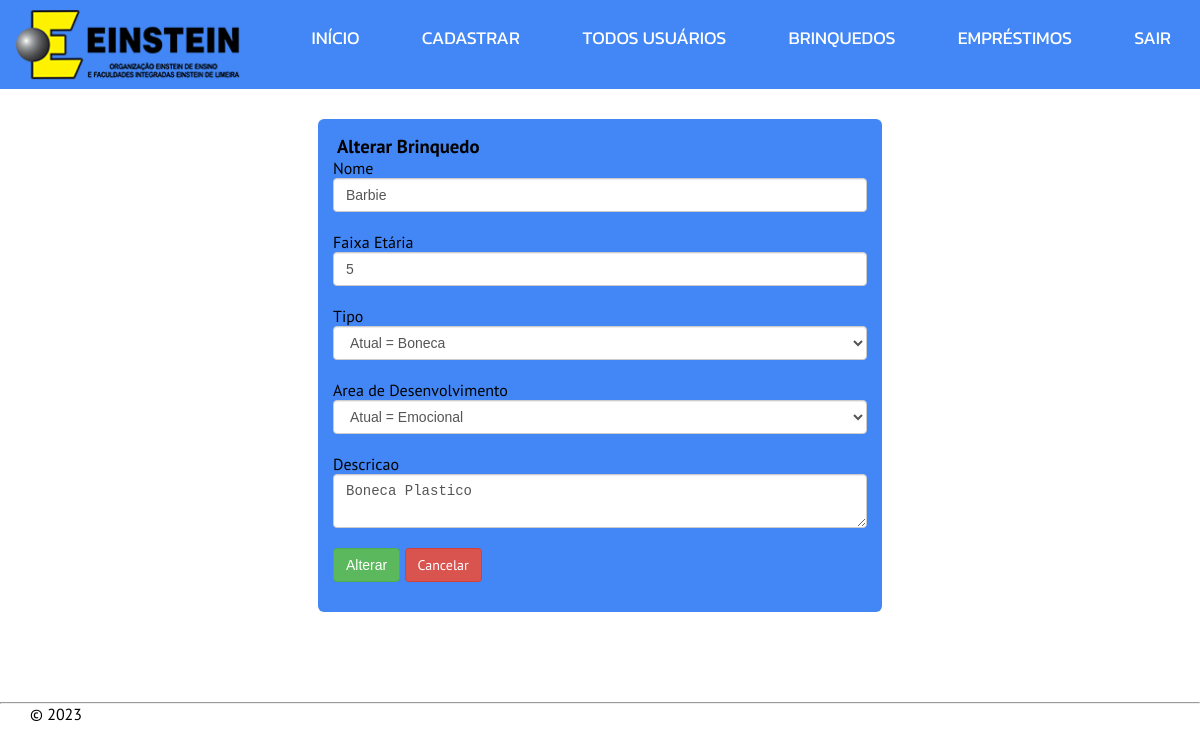
Screenshot of /Login/edit_brinquedo.php?id=1 (signed in) with the database file from the repository.
### tables this page shows
CREATE TABLE IF NOT EXISTS `Brinquedo` (
  `id_brinquedo` INT NOT NULL AUTO_INCREMENT,
  `nome` VARCHAR(50) NULL,
  `descricao` VARCHAR(50) NULL,
  `faixaEtaria` VARCHAR(50) NULL,
  `fk_areaDesenvolvimento` INT NOT NULL,
  `fk_tipo` INT NOT NULL,
  PRIMARY KEY (`id_brinquedo`),
  INDEX `fk_Brinquedo_AreaDesenvolvimento_idx` (`fk_areaDesenvolvimento` ASC),
  INDEX `fk_Brinquedo_Tipo_idx` (`fk_tipo` ASC) ,
  CONSTRAINT `fk_Brinquedo_AreaDesenvolvimento`
    FOREIGN KEY (`fk_areaDesenvolvimento`)
    REFERENCES `AreaDesenvolvimento` (`id_areaDesenvolvimento`),
  CONSTRAINT `fk_Brinquedo_Tipo`
    FOREIGN KEY (`fk_tipo`)
    REFERENCES `Tipo` (`id_tipo`));

### Login/edit_brinquedo.php (the view, shortened to what this page needs)
<?php
require_once 'code/conexao.php';
require_once 'header.php';
?>
<div class="container">
	<?php
	$id = isset($_GET['id']) ? (int) $_GET['id'] : 0;
	$sql = "SELECT * FROM Brinquedo WHERE id_brinquedo={$id}";
	$result = $mysqli->query($sql);
	$row = $result->fetch_assoc();
    $queryBrinquedo = "SELECT B.id_brinquedo, B.nome, B.descricao, B.faixaEtaria, T.id_tipo, T.descricao
    AS 'Tipo_descricao', A.id_areaDesenvolvimento, A.descricao AS 'areaDesenvolvimento_descricao' FROM Brinquedo AS B
	INNER JOIN Tipo AS T on B.fk_tipo = T.id_tipo
	INNER JOIN AreaDesenvolvimento AS A on B.fk_areaDesenvolvimento = A.id_areaDesenvolvimento
	WHERE B.id_brinquedo = $id";
	$resultBrinquedo = $mysqli->query($queryBrinquedo);
	$rowBrinquedo = $resultBrinquedo->fetch_assoc();
	$tipoDescricao = $rowBrinquedo['Tipo_descricao'];
	$areaDescricao = $rowBrinquedo['areaDesenvolvimento_descricao'];
	?>
	<div class="row">
	<div class="col-md-6 col-md-offset-3">
		<div class="box">
			<h3><i class="glyphicon glyphicon-plus"></i>&nbsp;Alterar Brinquedo</h3>
			<form action="" method="POST">
				<label for="nome">Nome</label>
				<input type="text" id="nome"  name="nome" value="<?php echo $row['nome']; ?>" class="form-control"><br>
				<label for="faixaEtaria">Faixa Etária</label>
				<input type="text" name="faixaEtaria" id="faixaEtaria" value="<?php echo $row['faixaEtaria']; ?>" class="form-control"><br>
                <label for="fk_tipo">Tipo</label>
				<select name="fk_tipo" id="fk_tipo" class="form-control">
					<?php
					echo "<option value='" . $rowBrinquedo['id_tipo'] . "'>" . " Atual = " . $tipoDescricao . "</option>";
					?>
				</select>
				<br>
				<label for="fk_areaDesenvolvimento">Area de Desenvolvimento</label>
				<select name="fk_areaDesenvolvimento" id="fk_areaDesenvolvimento" class="form-control">
					<?php
					echo "<option value='" . $rowBrinquedo['id_areaDesenvolvimento'] . "'>" . " Atual = " . $areaDescricao . "</option>";
					?>
				</select>
                <br>
                <label for="descricao">Descricao</label>
				<textarea name="descricao" id="descricao" class="form-control"><?php echo $rowBrinquedo['descricao']; ?></textarea><br>
				<input type="submit" name="update" class="btn btn-success" value="Alterar">
				<a href="index.php" class="btn btn-danger">Cancelar</a>
			</form>
		</div>
	</div>
</div>
</div>
<?php
 require_once 'code/footer.php';

### Login/code/header.css (style rules this page uses)
* { padding: 0; margin: 0; box-sizing: border-box; }
body { font-family: 'PT Sans', sans-serif; }
.container { padding-right:15px; padding-left:15px; margin-right:auto; margin-left:auto }
@media (min-width:768px) { .container { width:750px } }
@media (min-width:992px) { .container { width:970px } }
@media (min-width:1200px) { .container { width:1170px } }
.row { padding-top:30px; padding-bottom:30px; margin-bottom:30px; color:inherit; background-color:transparent; }
.container .row,.container-fluid .row { padding-right:18rem; padding-left:18rem; border-radius:6px }
.box { padding-top:15px; padding-bottom:30px; margin-bottom:30px; color:inherit; background-color:#4287f5; }
.container .box,.container-fluid .box { padding-right:15px; padding-left:15px; border-radius:6px }
.form-control { display:block; width:100%; height:34px; padding:6px 12px; font-size:14px; line-height:1.42857143; color:#555; background-color:#fff; background-image:none; border:1px solid #ccc; border-radius:4px; -webkit-box-shadow:inset 0 1px 1px rgba(0,0,0,.075); box-shadow:inset 0 1px 1px rgba(0,0,0,.075); -webkit-transition:border-color ease-in-out .15s,-webkit-box-shadow ease-in-out .15s; -o-transition:border-color ease-in-out .15s,box-shadow ease-in-out .15s; transition:border-color ease-in-out .15s,box-shadow ease-in-out .15s }
textarea.form-control { height:auto }
.btn { display:inline-block; padding:6px 12px; margin-bottom:0; font-size:14px; font-weight:400; line-height:1.42857143; text-align:center; white-space:nowrap; vertical-align:middle; -ms-touch-action:manipulation; touch-action:manipulation; cursor:pointer; user-select:none; background-image:none; border:1px solid transparent; border-radius:4px }
.btn-success { color:#fff; background-color:#5cb85c; border-color:#4cae4c; text-decoration: none; }
.btn-danger { color:#fff; background-color:#d9534f; border-color:#d43f3a; text-decoration: none; }

### rows the page displays
brinquedo: nome "Barbie", faixaEtaria "5", descricao "Boneca Plastico"
